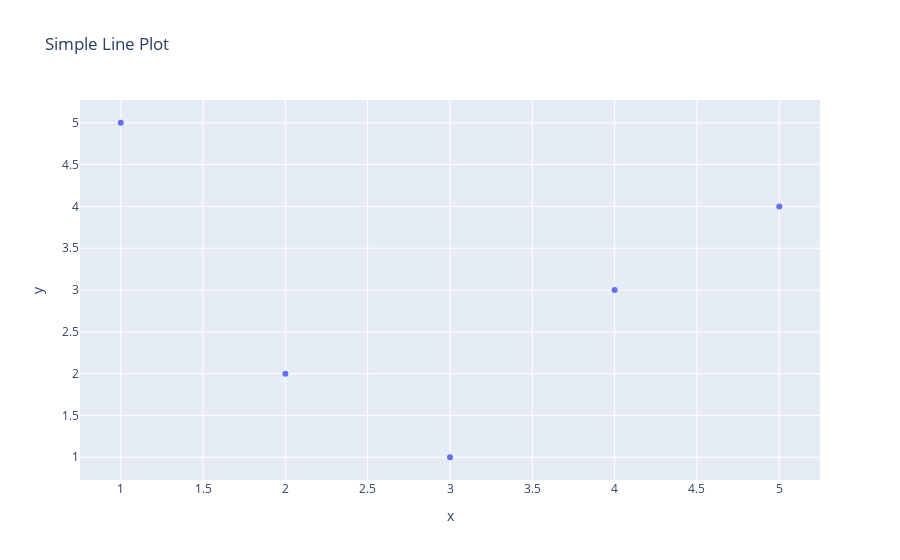

The code cell stored with this chart in its notebook:
### Code cell
import plotly.express as px
fig = px.scatter(x=x_piont, y=y_point, title="Simple Line Plot")
fig.show()

### Figure 1 — Plotly figure (JSON) as saved in the notebook; plotly's stock layout.template omitted (floating-point values rounded to 4 significant figures)
{"data": [{"hovertemplate": "x=%{x}<br>y=%{y}<extra></extra>", "legendgroup": "", "marker": {"color": "#636efa", "symbol": "circle"}, "mode": "markers", "name": "", "orientation": "v", "showlegend": false, "type": "scatter", "x": [1, 2, 3, 4, 5], "xaxis": "x", "y": [5, 2, 1, 3, 4], "yaxis": "y"}], "layout": {"legend": {"tracegroupgap": 0}, "title": {"text": "Simple Line Plot"}, "xaxis": {"anchor": "y", "domain": [0, 1], "title": {"text": "x"}}, "yaxis": {"anchor": "x", "domain": [0, 1], "title": {"text": "y"}}}}
